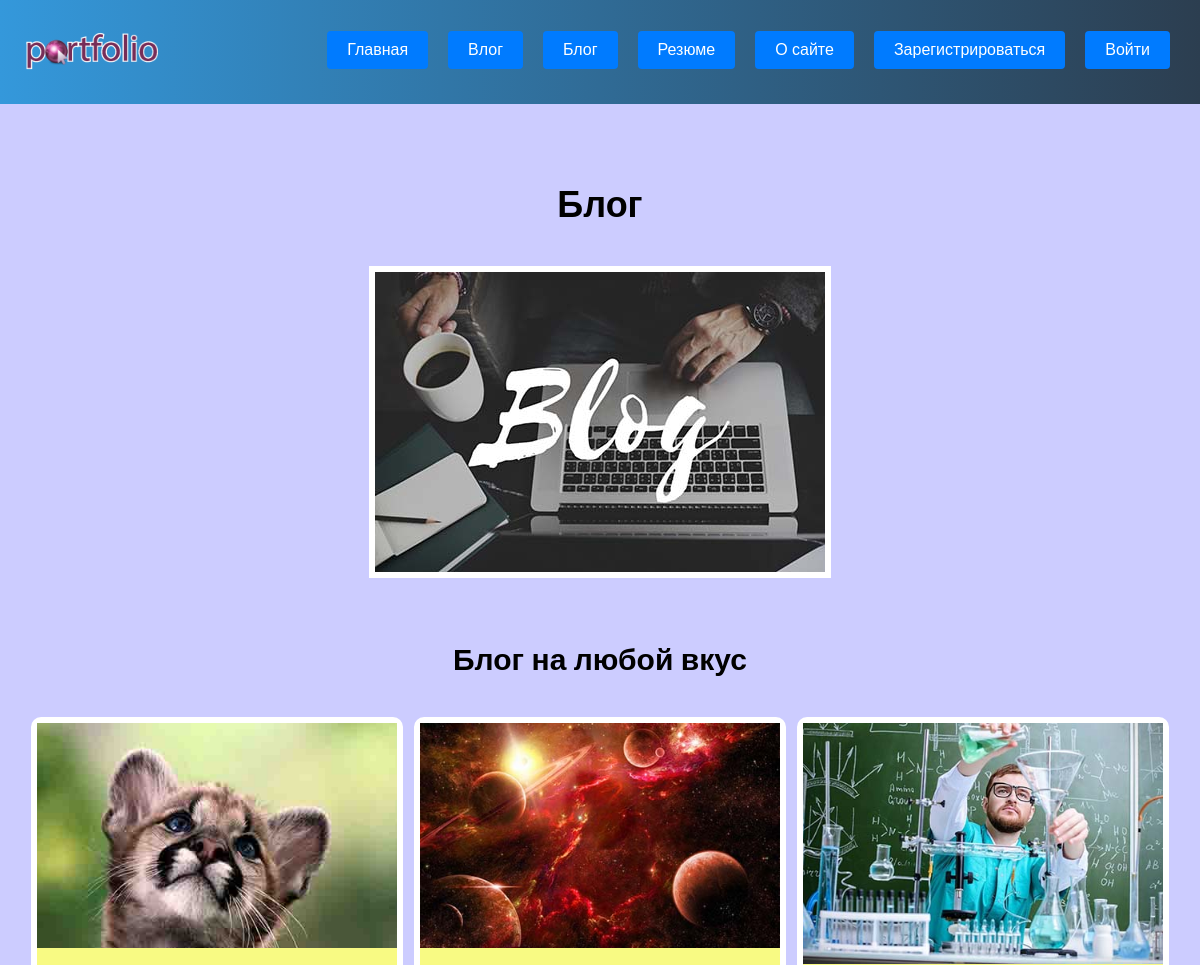
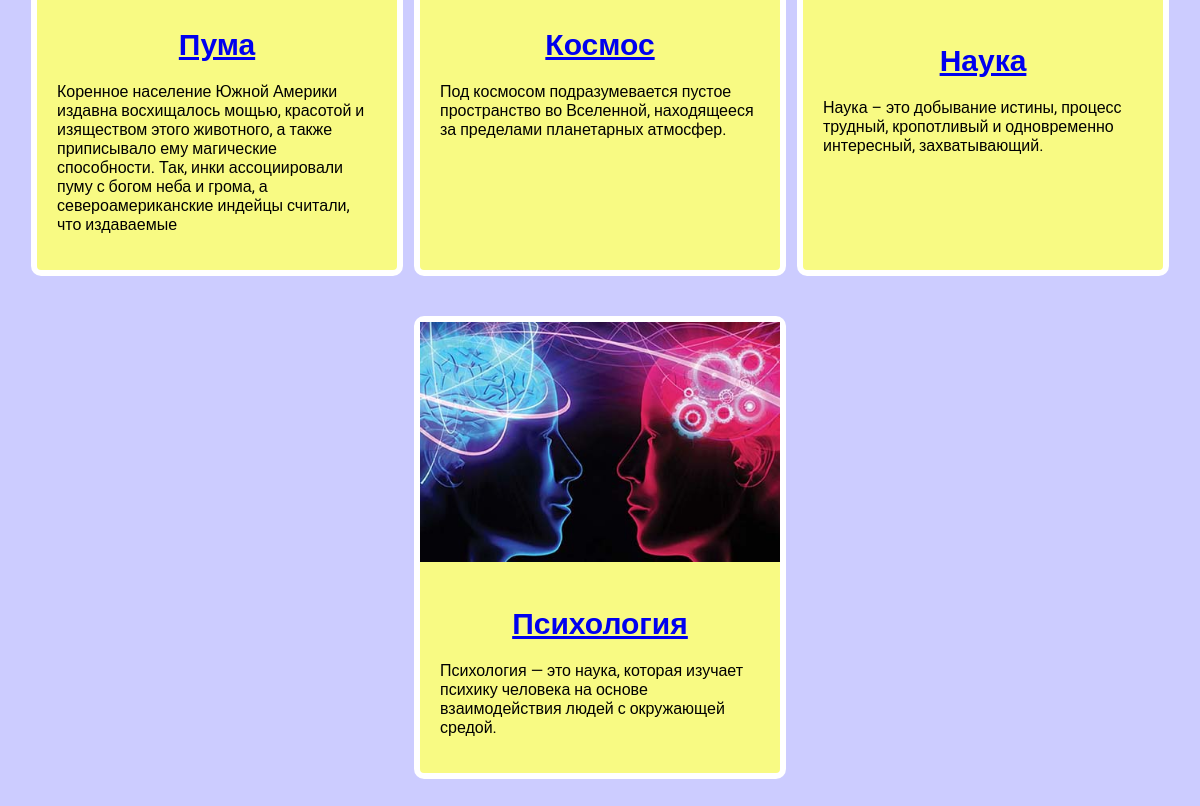
Screenshot of /blog/ with the database file from the repository (2 pictures, top to bottom).
### blog/models.py (models this page shows, shortened)
class Blog(models.Model):
    title = models.CharField(max_length=100)
    description = models.CharField(max_length=250)
    image = models.ImageField(upload_to='blog/images/')
    url = models.URLField(blank=True)

### blog/views.py (the view)
# urls.py: path('blog/', views.blog, name="blog"),
def blog(request):
    blogs = Blog.objects.all()
    return render(request, 'blog/blog.html',  {"blogs": blogs})

### blog/templates/blog/blog.html
{% extends 'skills/base.html' %}
{% load static %}
{% block content %}
<h1>Блог</h1>
<div class="img">
    <img src="{% static 'blog/shutterstock_451991974-e1540544577341.jpg' %}" alt="">
</div>
<h2>Блог на любой вкус</h2>
<div class="block">
    {% for blog in blogs %}
    <div class="element">
        <div>
            <img src="{{ blog.image.url }}" alt="">
        </div>
        <div class="text">
            <h2><a href="{{ blog.url }}" target="_blank">{{ blog.title }}</a></h2>
            <p>{{ blog.description }}</p>
        </div>
    </div>
    {% endfor %}
</div>
{% endblock %}

### skills/static/css/style.css (style rules this page uses)
body { background: #CCCCFF; padding: 0; margin: 0; font-family: "Roboto", sans-serif; }
.block { display: flex; flex-wrap: wrap; justify-content: space-evenly; margin-bottom: 60px; }
.text { width: 360px; padding: 20px; box-sizing: border-box; }
.element { border-radius: 10px; }
.element, .count { background: rgb(248, 250, 131); border: 6px solid #FFF; margin: 20px 0; }
.block img { max-width: 360px; }
.content h1 { text-align: center; margin: 60px 0 40px; font-size: 36px; }
.img + h2, .text h2 { text-align: center; margin: 20px 0; font-size: 30px; }
.img { text-align: center; margin-bottom: 60px; }
.img img { border: 6px solid #FFF; }

### rows the page displays
Blog: image (picture), title "Пума", description "Коренное население Южной Америки издавна восхищалось мощью, красотой и изяществом этого животного, а также приписывало ему магические способности. Так, инки ассоциировали пуму с богом неба и грома, а североамериканские индейцы считали, что издаваемые"
Blog: image (picture), title "Космос", description "Под космосом подразумевается пустое пространство во Вселенной, находящееся за пределами планетарных атмосфер."
Blog: image (picture), title "Наука", description "Наука – это добывание истины, процесс трудный, кропотливый и одновременно интересный, захватывающий."
Blog: image (picture), title "Психология", description "Психология — это наука, которая изучает психику человека на основе взаимодействия людей с окружающей средой."
